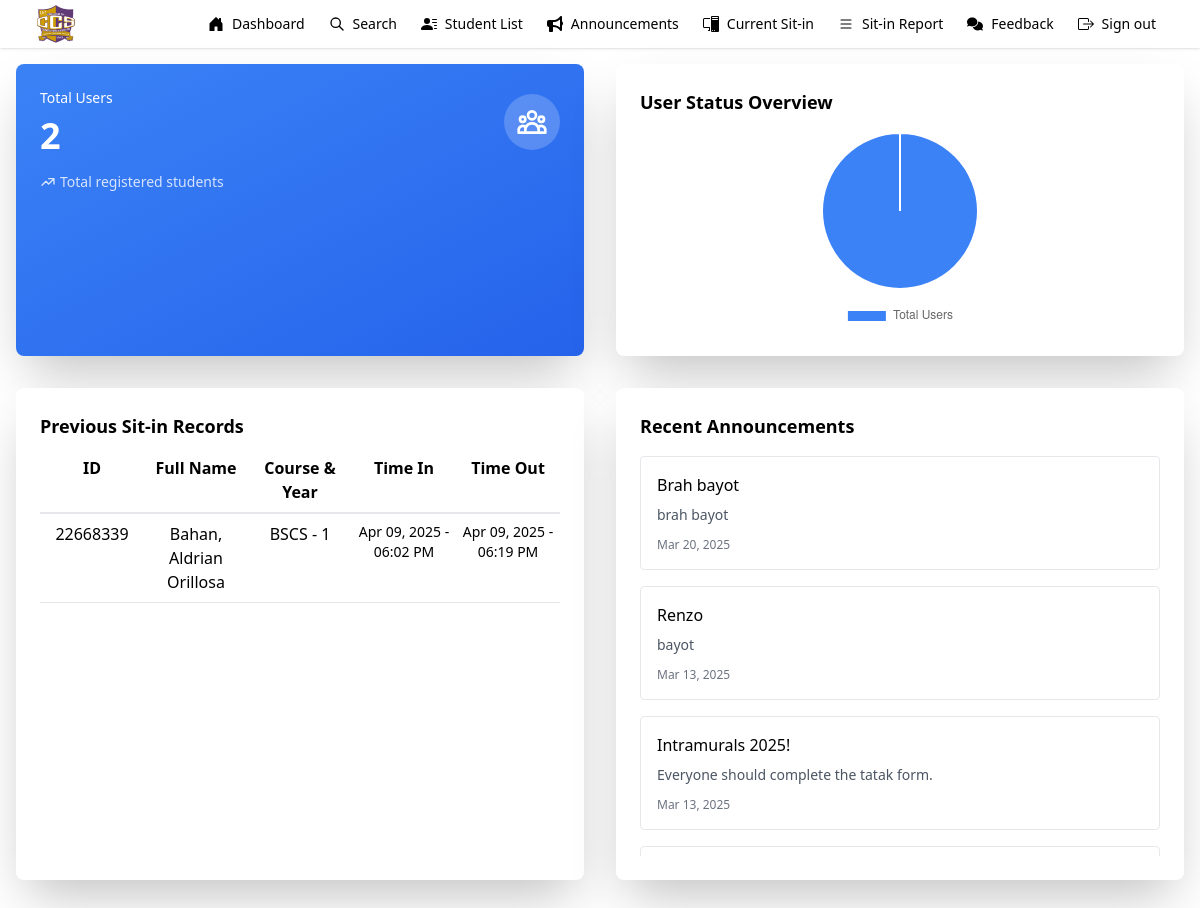
The app's page /admin/admin_dashboard.php, older data.
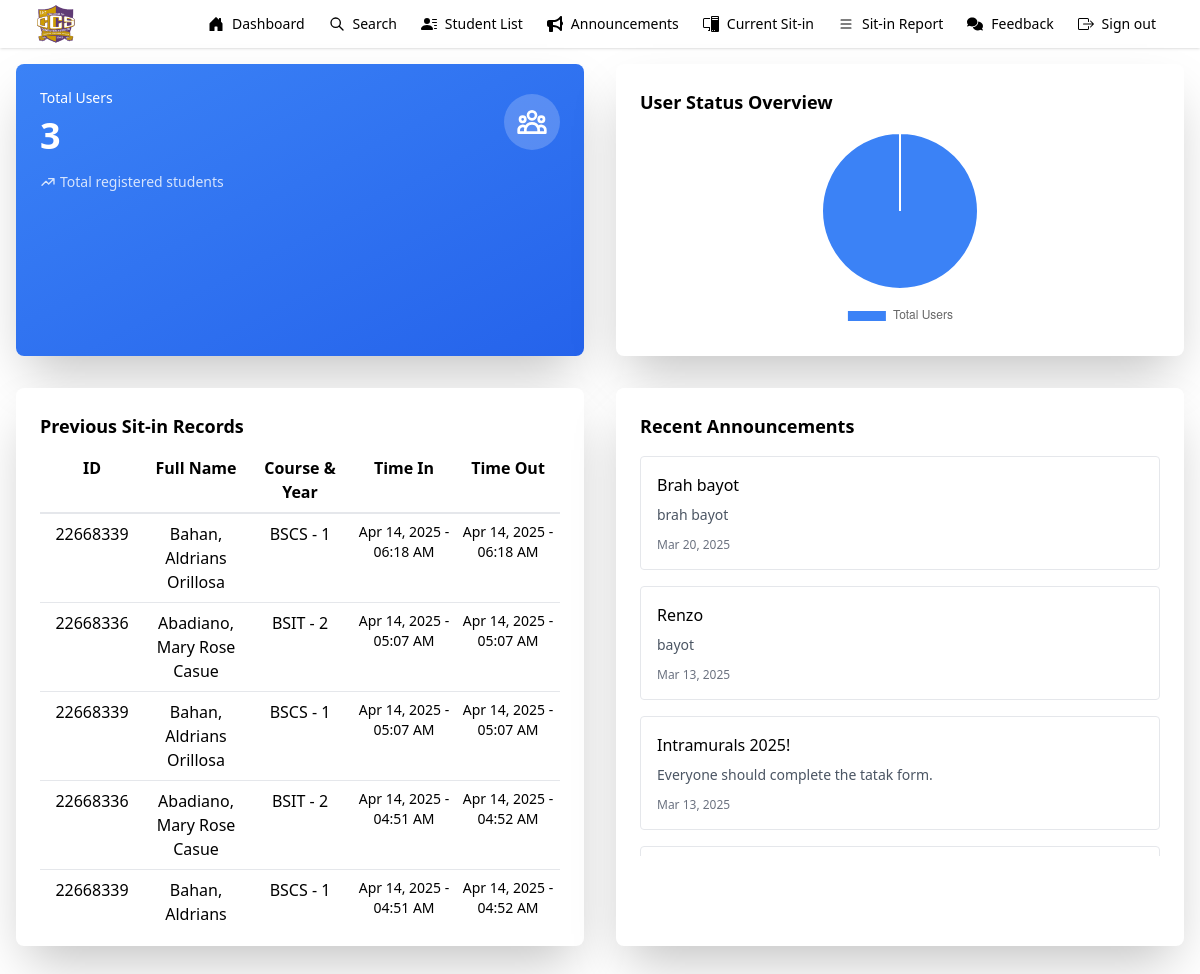
The same page, newer data.
### tables this page shows
CREATE TABLE `sit_in` (
  `id` int(50) NOT NULL,
  `idno` int(11) NOT NULL,
  `lastname` varchar(50) NOT NULL,
  `firstname` varchar(50) NOT NULL,
  `midname` varchar(50) NOT NULL,
  `course` varchar(50) NOT NULL,
  `year` int(11) NOT NULL,
  `sitin_purpose` enum('Programming','Research','Networking') NOT NULL,
  `lab` enum('524','526','528') NOT NULL,
  `time_in` timestamp NULL DEFAULT NULL,
  `time_out` timestamp NULL DEFAULT NULL
);

CREATE TABLE `students` (
  `id` int(20) NOT NULL,
  `idno` int(20) NOT NULL,
  `lastname` varchar(50) NOT NULL,
  `firstname` varchar(50) NOT NULL,
  `midname` varchar(50) NOT NULL,
  `course` enum('BSIT','BSCS') NOT NULL,
  `year` int(9) NOT NULL,
  `username` varchar(50) NOT NULL,
  `password` varchar(50) NOT NULL,
  `profile` varchar(225) NOT NULL,
  `session` int(30) NOT NULL DEFAULT 30
);

CREATE TABLE `announcements` (
  `announcement_id` int(20) NOT NULL,
  `title` varchar(50) NOT NULL,
  `description` varchar(100) NOT NULL,
  `created_at` timestamp NOT NULL DEFAULT current_timestamp()
);

### admin/admin_dashboard.php (the view, shortened to what the changed rows need)
<?php
  include "../admin/admin_nav.php";
  include "../database/admin_auth.php";
  $sql = "SELECT COUNT(*) AS total_users FROM students";
  $result = $mysql->query($sql);
  $row = $result->fetch_assoc();
  $totalUsers = $row['total_users'];
  $announcements = mysqli_query($mysql, "SELECT * FROM announcements ORDER BY created_at DESC");
  $query_completed = "SELECT students.idno, students.lastname, students.firstname, students.midname, students.course, students.year, sit_in.sitin_purpose, sit_in.time_in, sit_in.time_out
            FROM sit_in
            JOIN students ON sit_in.idno = students.idno
            WHERE sit_in.time_out IS NOT NULL
            ORDER BY sit_in.time_out DESC";
  $sitInRecords = mysqli_query($mysql, $query_completed);
  ?>
  <!DOCTYPE html>
  <html lang="en">
  <head>
      <script src="https://cdn.tailwindcss.com"></script>
  </head>
  <body class="bg-gray-50">
      <div class="max-w-7xl mx-auto p-4">
          <div class="grid grid-cols-1 md:grid-cols-2 gap-8 mb-8">
              <div class="bg-gradient-to-br from-blue-500 to-blue-600 p-6 rounded-lg shadow-2xl">
                  <div class="flex items-center justify-between">
                      <div>
                          <h3 class="text-white text-sm font-medium">Total Users</h3>
                          <p class="text-4xl font-bold text-white mt-2"><?php echo $totalUsers; ?></p>
                      </div>
                  </div>
              </div>
          </div>
          <div class="grid grid-cols-1 lg:grid-cols-2 gap-8">
              <div class="bg-white p-6 rounded-lg shadow-2xl">
                  <div class="overflow-x-auto">
                      <div class="space-y-2 max-h-[400px] overflow-y-auto">
                          <?php
                          if ($sitInRecords && mysqli_num_rows($sitInRecords) > 0) {
                              while ($row = mysqli_fetch_assoc($sitInRecords)) {
                                  $fullName = htmlspecialchars($row['lastname']) . ", " . htmlspecialchars($row['firstname']) . " " . htmlspecialchars($row['midname']);
                                  $courseYear = htmlspecialchars($row['course']) . " - " . htmlspecialchars($row['year']);
                                  $timeIn = date('M d, Y - h:i A', strtotime($row['time_in']));
                                  $timeOut = date('M d, Y - h:i A', strtotime($row['time_out']));;
                                  echo "<div class='grid grid-cols-5 text-center border-b pb-2'>";
                                  echo "<p class='text-center'>" . htmlspecialchars($row['idno']) . "</p>";
                                  echo "<p class='text-center '>" . $fullName . "</p>";
                                  echo "<p class='text-center'>" . $courseYear . "</p>";
                                  echo "<p class='text-center text-sm'>" . $timeIn . "</p>";
                                  echo "<p class='text-center text-sm'>" . $timeOut . "</p>";
                                  echo "</div>";
                              }
                          } else {
                              echo "<p class='text-gray-500 text-center'>No records found</p>";
                          }
                          ?>
                      </div>
                  </div>
              </div>
              <div class="bg-white p-6 rounded-lg shadow-2xl">
                  <div class="space-y-4 max-h-[400px] overflow-y-auto">
                      <?php
                      if ($announcements && mysqli_num_rows($announcements) > 0) {
                          while ($row = mysqli_fetch_assoc($announcements)) {
                              echo "<div class='border rounded p-4'>";
                              echo "<h4 class='font-medium'>" . htmlspecialchars($row['title']) . "</h4>";
                              echo "<p class='text-sm text-gray-600 mt-2'>" . htmlspecialchars($row['description']) . "</p>";
                              echo "<div class='mt-3 flex justify-between items-center'>";
                              echo "<span class='text-xs text-gray-500'>" . date('M d, Y', strtotime($row['created_at'])) . "</span>";
                              echo "<div class='space-x-2'>";
                              echo "</div></div></div>";
                          }
                      } else {
                          echo "<p class='text-gray-500 text-center'>No announcements found</p>";
                      }
                      ?>
                  </div>
              </div>
          </div>
      </div>
      <script>
          document.addEventListener('DOMContentLoaded', function() {
              const ctx = document.getElementById('userStatusChart');
              new Chart(ctx, {
                  type: 'pie',
                  data: {
                      labels: ['Total Users'],
                      datasets: [{
                          data: [<?php echo $totalUsers; ?>],
                          backgroundColor: ['#3B82F6']
                      }]
                  },
                  options: {
                      responsive: true,
                      maintainAspectRatio: false,
                      plugins: {
                          legend: {
                              position: 'bottom',
                              labels: {
                                  padding: 20
                              }
                          }
                      }
                  }
              });
          });
      </script>
  </body>
  </html>

Row changes from the older to the newer data that the page shows:
removed sit_in: students.idno "22668339", students.lastname+firstname+midname "Bahan, Aldrian Orillosa", students.course+year "BSCS - 1", time_in "Apr 09, 2025 - 06:02 PM", time_out "Apr 09, 2025 - 06:19 PM"
added sit_in: students.idno "22668339", students.lastname+firstname+midname "Bahan, Aldrians Orillosa", students.course+year "BSCS - 1", time_in "Apr 14, 2025 - 06:18 AM", time_out "Apr 14, 2025 - 06:18 AM"
added sit_in: students.idno "22668336", students.lastname+firstname+midname "Abadiano, Mary Rose Casue", students.course+year "BSIT - 2", time_in "Apr 14, 2025 - 05:07 AM", time_out "Apr 14, 2025 - 05:07 AM"
added sit_in: students.idno "22668339", students.lastname+firstname+midname "Bahan, Aldrians Orillosa", students.course+year "BSCS - 1", time_in "Apr 14, 2025 - 05:07 AM", time_out "Apr 14, 2025 - 05:07 AM"
added sit_in: students.idno "22668336", students.lastname+firstname+midname "Abadiano, Mary Rose Casue", students.course+year "BSIT - 2", time_in "Apr 14, 2025 - 04:51 AM", time_out "Apr 14, 2025 - 04:52 AM"
added sit_in: students.idno "22668339", students.lastname+firstname+midname "Bahan, Aldrians…", students.course+year "BSCS - 1", time_in "Apr 14, 2025 - 04:51 AM", time_out "Apr 14, 2025 - 04:52 AM"
Text that changed along with them:
$totalUsers: "2" → "3"
